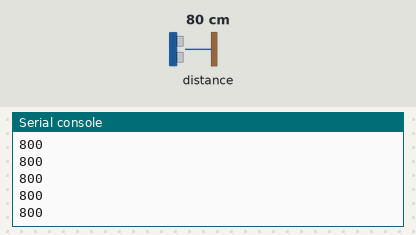
Bench run of a program on a simulated MicroPython board. On the bench: the last lines printed to the serial console. The inputs (shaded band) are chosen by the test bench; at power-on: distance to the obstacle 80 cm. Library files of the repository ran but are not shown: VL53L0X.py.

Above: at 1.2 s.
1.3 s: distance to the obstacle set to 2 cm
At 2.0 s:
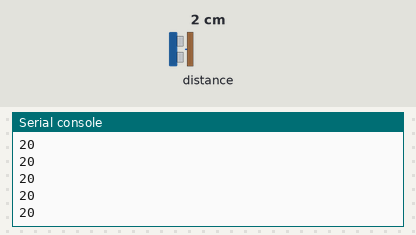
2.8 s: distance to the obstacle set to 4 cm
At 3.8 s:
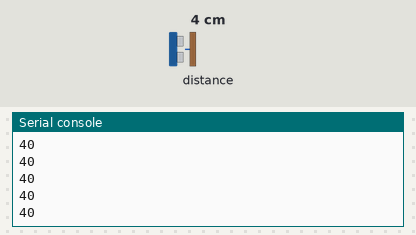
Timing chart, 0 to 5.8 s (numbered marks = the images above; inputs shaded):
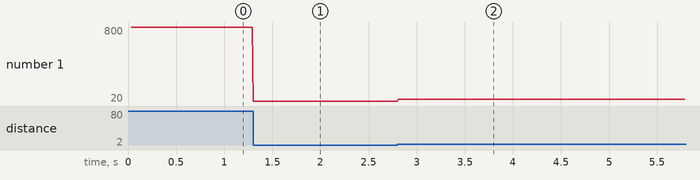

Measured:
- after the input at 1.3 s, the serial console: prints a new line at once (image 1)
- after the input at 2.8 s, the serial console: prints a new line at once (image 2)
- plotted number 1: 800 → 20 after the input at 1.3 s, 20 → 40 after the input at 2.8 s

The program:

main.py
```python
from machine import I2C
from VL53L0X import VL53L0X
from time import sleep

i2c = I2C(1, freq=400000)
sensor = VL53L0X(i2c=1)

while True:
    distance = sensor.read()
    print(distance)
    sleep(.01)
```
